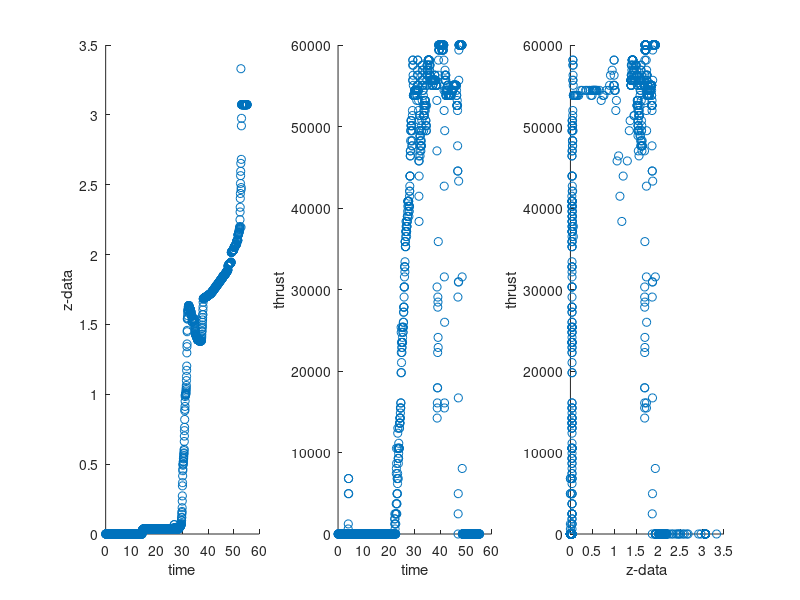

Recreate this plot in MATLAB. (Note: this script raises an error after producing the figure.)
clc; close all; 

if exist('out', 'var') == 1
    disp('Reading the simulation output')
    % read the output data
    thrust = out.Thrust.Data; 
    positions = out.Positions.Data;
    z_data = positions(:,3);
    Time = positions(:,4);
    % save data
    data = [thrust, positions];
    csvwrite('data.csv',data)
else
    disp('Reading the saved data')
    % read the saved data
    data = csvread('data.csv');
    Time = data(:,5);
    thrust = data(:,1);
    z_data = data(:,4);
end

figure 
subplot(131)
scatter(Time, z_data)
xlabel('time'); ylabel('z-data');
subplot(132)
scatter(Time, thrust)
xlabel('time'); ylabel('thrust');
subplot(133)
scatter(z_data, thrust)
xlabel('z-data'); ylabel('thrust');

% data cleansing
I = find(z_data > 0.01);
z_data = z_data(I(1):I(end));
thrust = thrust(I(1):I(end));
Time = Time(I(1):I(end));

% accelerarion calculator 
z_acc = acc_calculator(z_data, Time);

% polynomial function 
    % y: thrust and x:acc
coefficients = polyfit(z_acc,thrust(3:end),1);
slope        = coefficients(1);
intercept    = coefficients(2);
fitted_line = polyval(coefficients, z_acc);

% plotting
figure
scatter(z_acc, thrust(3:end), 'filled');
hold on
plot(z_acc, fitted_line, 'r');
xlabel('z-acc');
legend('thrust', 'fitted line', Location='southeast')


%% 
z_pos = out.Positions.Data(3);
waittime = 10; interval = 1; timepassed = 0;

% Step 1 : starting from (0,1,1) to (1,1,1)
    % acceleration = constant
    % thrust = polyval(coefficients, acc)
if z_pos ~= 1
    acc = 1;
    thrust = polyval(coefficients, acc);
else
    % Step 2 : staying there for 10s
        % acceleration = 0
        % thrust = intercept 
    thrust = intercept;
    while timepassed < waittime
        pause(interval)
        timepassed = timepassed + interval;
        if timepassed == 3
            disp('10s passed')
        end
    end
    % Step 3 : flying from (1,1,1) to (2,1,1)
        % acceleration = constant
        % thrust = polyval(coefficients, acc)
    acc = 1;
    thrust = polyval(coefficients, acc);
    if z_pos == 2
    end
end


% use while instead of if 
% add errors to the z_pos

















